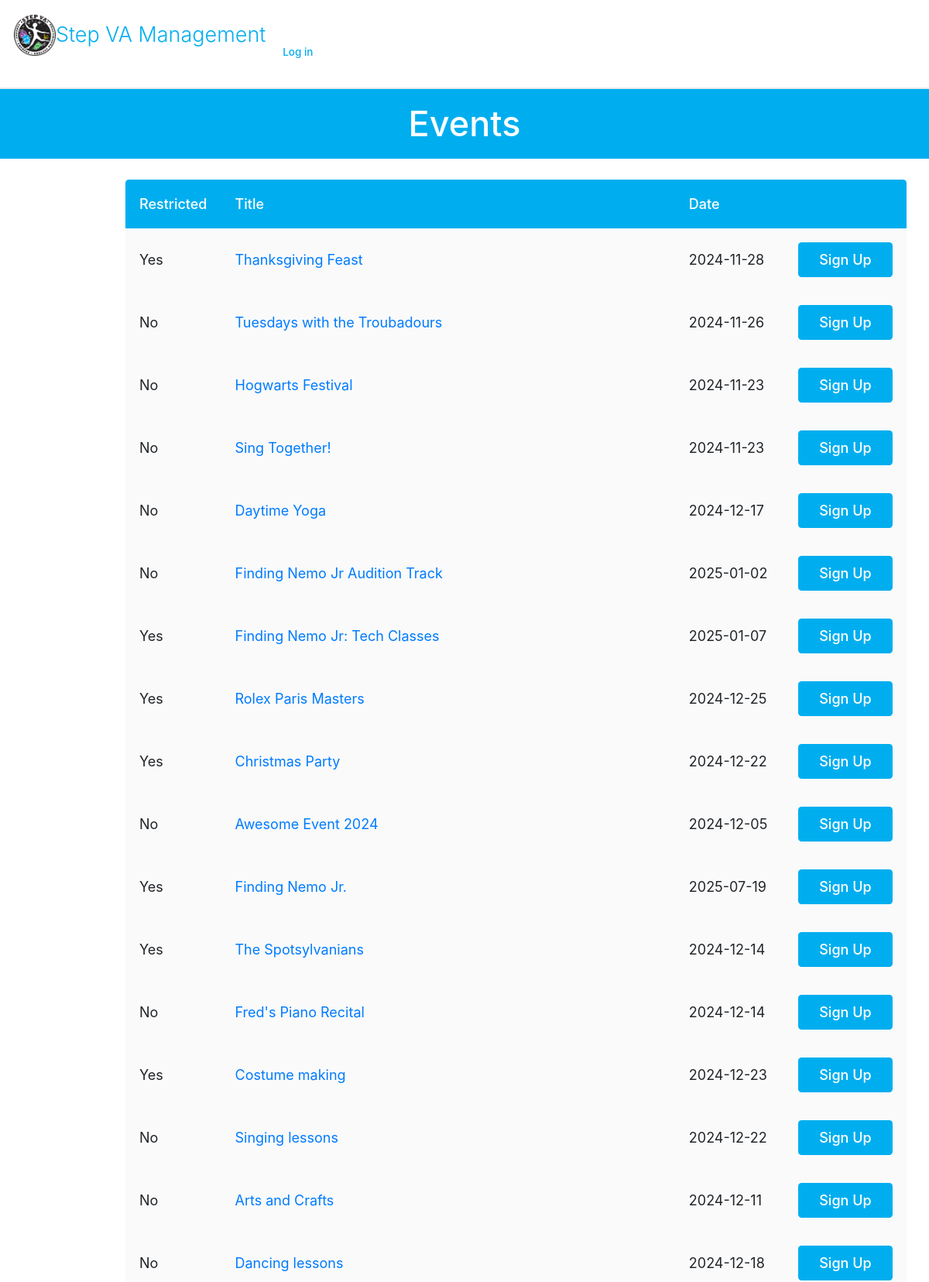
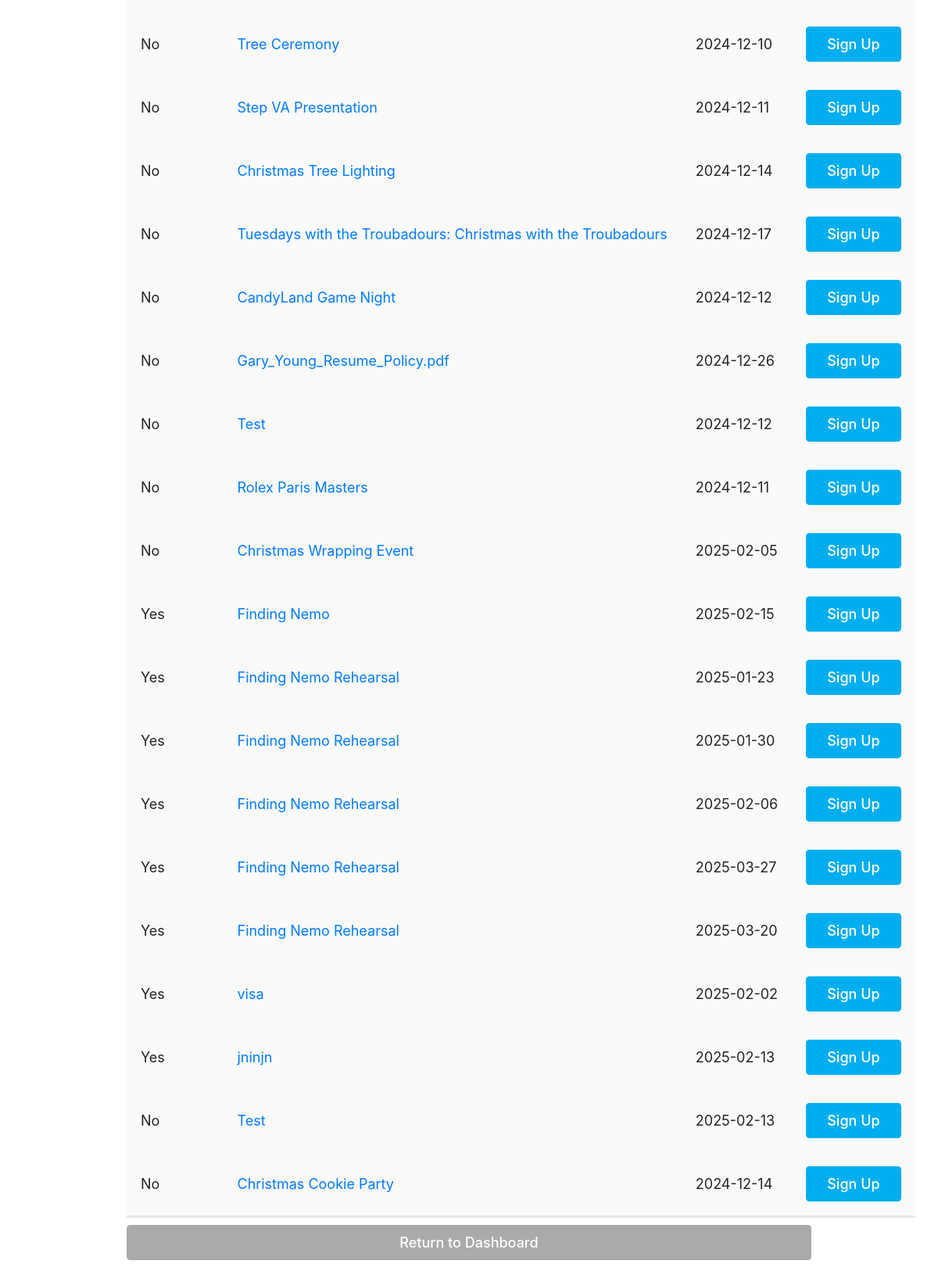
The page /adminViewingEvents.php on the database its author committed (2 pictures, top to bottom).
### tables this page shows
CREATE TABLE `dbevents` (
  `id` int(11) NOT NULL,
  `name` text NOT NULL,
  `date` char(10) NOT NULL,
  `startTime` char(5) NOT NULL,
  `endTime` char(5) NOT NULL,
  `description` text NOT NULL,
  `capacity` int(11) NOT NULL,
  `completed` text NOT NULL,
  `event_type` text NOT NULL,
  `restricted_signup` tinyint(1) NOT NULL,
  `location` text DEFAULT NULL
);

### database/dbEvents.php (called while the page is built, shortened)
<?php
include_once(dirname(__FILE__).'/../domain/Event.php');
function make_an_event($result_row) {
    $theEvent = new Event(
                    $result_row['id'],
                    $result_row['name'],
                    date: $result_row['date'],
                    startTime: $result_row['startTime'],
                    endTime: $result_row['endTime'],
                    description: $result_row['description'],
                    capacity: $result_row['capacity'],
                    completed: $result_row['completed'],
                    event_type: $result_row['event_type'],
                    restricted_signup: $result_row['restricted_signup']
                );
    return $theEvent;
}
function get_all_events() {
    $con=connect();
    $query = "SELECT * FROM dbevents" .
            " ORDER BY completed";
    $result = mysqli_query($con,$query);
    $theEvents = array();
    while ($result_row = mysqli_fetch_assoc($result)) {
        $theEvent = make_an_event($result_row);
        $theEvents[] = $theEvent;
    }
    return $theEvents;
 }

### domain/Event.php (called while the page is built, shortened)
<?php
class Event {
    private $id;
    private $name;
    private $date;
    private $restricted_signup;
    function __construct($id, $name, $date, $startTime, $endTime, $description, $capacity, $completed, $event_type, $restricted_signup) {
        $this->id = $id;
        $this->name = $name;
        $this->date = $date;
        $this->restricted_signup = $restricted_signup;
    }
    function getID() {
        return $this->id;
    }
    function getName() {
        return $this->name;
    }
    function getDate() {
        return $this->date;
    }
    function getRestrictedSignup() {
        return $this->restricted_signup;
    }
}

### adminViewingEvents.php (the view, shortened to what this page needs)
<?php
    $accessLevel = 0;
    include 'database/dbEvents.php';
?>
<!DOCTYPE html>
<html>
    <head>
        <?php require_once('universal.inc') ?>
        <link rel="stylesheet" href="css/messages.css"></link>
    </head>
    <body>
        <?php require_once('header.php') ?>
        <?php require_once('database/dbEvents.php');?>
        <h1>Events</h1>
        <main class="general">
            <?php
                $events = get_all_events();
                if (sizeof(get_all_events()) > 0): ?>
                <div class="table-wrapper">
                    <table class="general">
                        <thead>
                            <tr>
                                <th style="width:1px">Restricted</th>
                                <th>Title</th>
                                <th style="width:1px">Date</th>
                                <th style="width:1px"></th>
                            </tr>
                        </thead>
                        <tbody class="standout">
                            <?php
                                foreach ($events as $event) {
                                    $eventID = $event->getID();
                                    $title = $event->getName();
                                    $date = $event->getDate();
                                    $restricted_signup = $event->getRestrictedSignup();
                                    if ($restricted_signup == 0) {
                                        $restricted_signup = "No";
                                    } else {
                                        $restricted_signup = "Yes";
                                    }
                                    if($accessLevel < 3) {
                                        echo "
                                        <tr data-event-id='$eventID'>
                                            <td>$restricted_signup</td>
                                            <td><a href='event.php?id=$eventID'>$title</a></td>
                                            <td>$date</td>
                                            <td><a class='button sign-up' href='eventSignUp.php'>Sign Up</a></td>
                                        </tr>";
                                    }
                                }
                            ?>
                        </tbody>
                    </table>
                </div>
                <?php else: ?>
                <p class="no-events standout">There are currently no events available to view.<a class="button add" href="addEvent.php">Create a New Event</a> </p>
            <?php endif ?>
            <a class="button cancel" href="index.php">Return to Dashboard</a>
        </main>
    </body>
</html>

### universal.inc (shortened to what this page needs)
<link rel="stylesheet" href="css/base.css" type="text/css" />

### header.php (shortened to what this page needs)
<head>
    <link rel="stylesheet" href="https://stackpath.bootstrapcdn.com/bootstrap/4.5.2/css/bootstrap.min.css">
</head>
<header>
    <?PHP
    if (!isset($_SESSION['logged_in'])) {
        echo '
        <nav>
            <span id="nav-top">
                <span class="logo">
                    <img src="images/stepvalogo.png">
                    <span id="vms-logo"> Step VA Management </span>
                </span>
                <img id="menu-toggle" src="images/menu.png">
            </span>
            <ul>
                <li><a href="login.php">Log in</a></li>
            </ul>
        </nav>';
    } else if ($_SESSION['logged_in']) {
        $permission_array['index.php'] = 0;
        $permission_array['about.php'] = 0;
        $permission_array['apply.php'] = 0;
        $permission_array['logout.php'] = 0;
        $permission_array['register.php'] = 0;
        $permission_array['findanimal.php'] = 0;
        $permission_array['help.php'] = 1;
        $permission_array['dashboard.php'] = 1;
        $permission_array['calendar.php'] = 1;
        $permission_array['eventsearch.php'] = 1;
        $permission_array['changepassword.php'] = 1;
        $permission_array['editprofile.php'] = 1;
        $permission_array['inbox.php'] = 1;
        $permission_array['date.php'] = 1;
        $permission_array['event.php'] = 1;
        $permission_array['viewprofile.php'] = 1;
        $permission_array['viewnotification.php'] = 1;
        $permission_array['volunteerreport.php'] = 1;
        $permission_array['viewmyupcomingevents.php'] = 1;
        $permission_array['viewallevents.php'] = 0;
        $permission_array['reportsdash.php'] = 2;
        $permission_array['personsearch.php'] = 2;
        $permission_array['personedit.php'] = 0;
        $permission_array['viewschedule.php'] = 2;
        $permission_array['addweek.php'] = 2;
        $permission_array['log.php'] = 2;
        $permission_array['reports.php'] = 2;
        $permission_array['eventedit.php'] = 2;
        $permission_array['modifyuserrole.php'] = 2;
        $permission_array['addevent.php'] = 2;
        $permission_array['editevent.php'] = 2;
        $permission_array['roster.php'] = 2;
        $permission_array['report.php'] = 2;
        $permission_array['reportspage.php'] = 2;
        $permission_array['resetpassword.php'] = 2;
        $permission_array['addappointment.php'] = 2;
        $permission_array['addanimal.php'] = 2;
        $permission_array['addservice.php'] = 2;
        $permission_array['addlocation.php'] = 2;
        $permission_array['viewservice.php'] = 2;
        $permission_array['viewlocation.php'] = 2;
        $permission_array['viewarchived.php'] = 2;
        $permission_array['animal.php'] = 2;
        $permission_array['editanimal.php'] = 2;
        $permission_array['eventsuccess.php'] = 2;
        $permission_array['viewsignuplist.php'] = 2;
        $permission_array['vieweventsignups.php'] = 2;
        $permission_array['viewalleventsignups.php'] = 2;
        $permission_array['resources.php'] = 2;
        $permission_array['edithours.php'] = 2;
        $permission_array['eventlist.php'] = 1;
        $permission_array['eventsignup.php'] = 1;
        $permission_array['eventfailure.php'] = 1;
        $permission_array['signupsuccess.php'] = 1;
        $permission_array['edittimes.php'] = 1;
        $permission_array['adminviewingevents.php'] = 2;
        $permission_array['signuppending.php'] = 1;
        $permission_array['requestfailed.php'] = 1;
        $permission_array['settimes.php'] = 1;
        $permission_array['eventattendanceform.php'] = 2;
        $permission_array['eventfailurebaddeparturetime.php'] = 1;
        $permission_array['registeradmin.php'] = 2;
        $permission_array['viewvideos.php'] = 1;
        $current_page = strtolower(substr($_SERVER['PHP_SELF'], strrpos($_SERVER['PHP_SELF'], '/') + 1));
        $current_page = substr($current_page, strpos($current_page,"/"));
        if($permission_array[$current_page]>$_SESSION['access_level']){
            echo "<script type=\"text/javascript\">window.location = \"index.php\";</script>";
            die();
        }
        $path = strrev(substr(strrev($_SERVER['SCRIPT_NAME']), strpos(strrev($_SERVER['SCRIPT_NAME']), '/')));
		$venues = array("portland"=>"RMH Portland");
        echo('<nav>');
        echo('<span id="nav-top"><span class="logo"><a class="navbar-brand" href="' . $path . 'index.php"><img src="images/stepvalogo.png"></a>');
        echo('<a class="navbar-brand" id="vms-logo"> Step VA System </a></span><img id="menu-toggle" src="images/menu.png"></span>');
        echo('<ul>');
        echo('<li><a class="nav-link active" aria-current="page" href="' . $path . 'index.php">Home</a></li>');
        echo('<li class="nav-item dropdown">');
        echo('<a class="nav-link dropdown-toggle" id="navbarDropdown" role="button" data-toggle="dropdown" aria-haspopup="true" aria-expanded="false">Events</a>');
        echo('<div class="dropdown-menu" aria-labelledby="navbarDropdown">');
        echo('<a class="dropdown-item" href="' . $path . 'calendar.php">Calendar</a>');
        echo('<a class="dropdown-item" href="' . $path . 'inbox.php">Notifications</a>');
        if ($_SESSION['access_level'] >= 2) {
            echo('<a class="dropdown-item" href="' . $path . 'addevent.php">Add</a>');
            echo('<a class="dropdown-item" href="' . $path . 'viewAllEvents.php">View All</a>');
            echo('<a class="dropdown-item" href="' . $path . 'viewAllEventSignUps.php">Pending Sign-Ups</a>');
        }
        echo('</div>');
        echo('</li>');
        if ($_SESSION['access_level'] >= 2) {
        echo('<li class="nav-item dropdown">');
        echo('<a class="nav-link dropdown-toggle" id="navbarDropdown" role="button" data-toggle="dropdown" aria-haspopup="true" aria-expanded="false">Volunteers</a>');
        echo('<div class="dropdown-menu">');
        echo('<a class="dropdown-item" href="' . $path . 'personSearch.php">Search</a>
            <a class="dropdown-item" href="registerVolunteerBar.php">Add</a>');
        echo('</div>');
        echo('</li>');
        }
         if ($_SESSION['access_level'] <= 2) {
         echo('<li class="nav-item dropdown">');
         echo('<a class="nav-link dropdown-toggle" id="navbarDropdown" role="button" data-toggle="dropdown" aria-haspopup="true" aria-expanded="false">My Profile</a>');
         echo('<div class="dropdown-menu">');
         echo('<a class="dropdown-item" href="' . $path . 'viewProfile.php">View</a>');
         echo('<a class="dropdown-item" href="' . $path . 'editProfile.php">Edit</a>');
         }
         echo('</div>');
         echo('</li>');
        echo('<li class="nav-item dropdown">');
        echo('<a class="nav-link dropdown-toggle" id="navbarDropdown" role="button" data-toggle="dropdown" aria-haspopup="true" aria-expanded="false">Others</a>');
        echo('<div class="dropdown-menu">');
        if ($_SESSION['access_level'] <= 1) {
            echo('<a class="dropdown-item" href="' . $path . 'volunteerReport.php">View Hours</a>');
        }
        echo('<a class="dropdown-item" href="' . $path . 'changePassword.php">Change Password</a>');
        echo('<a class="dropdown-item" href="' . $path . 'resources.php">Upload Resources</a>');
        echo('</div>');
        echo('</li>');
        echo('<li><a class="nav-link active" aria-current="page" href="' . $path . 'logout.php">Log out</a></li>');
        echo '</ul></nav>';
    }
    ?>
</header>

### css/base.css (style rules this page uses)
html, body, header, main, footer, div, span, p, h1, h2, h3, h4, h5, h6, ul, ol, li, input, select, textarea, form, section, label, table, td, tr, th, form, fieldset, em, button, a { padding: 0; margin: 0; font-size: inherit; font-family: inherit; font-weight: inherit; text-decoration: none; font-style: normal; box-sizing: border-box; text-align: left; list-style-type: none; border-spacing: 0; }
:root { --page-background-color: #ffffff; --page-font-color: #333333; --inactive-font-color: #d0d0d0; --inactive-background-color: #f0f0f0; --standout-background: #fafafa; --happy-toast-background-color: #1a7024; --happy-toast-font-color: white; --info-toast-background-color: #2f2f2f; --info-toast-font-color: white; --error-toast-background-color: #701a1a; --error-toast-font-color: white; --shadow-and-border-color: #e8e8e8; --main-color: #00aeef; --accent-color: #39B54A; --secondary-accent-color: #a3e0f7; --calendar-event-color: #808080; --calendar-event-color-hover: var(--main-color); --calendar-today-border: 2px solid var(--secondary-accent-color); --button-font-color: white; --button-padding: 0.5rem 1.5rem; --button-border-radius: 0.25rem; --standard-border: 1px solid #333333; --light-border: 1px solid var(--shadow-and-border-color); --text-field-border: 2px solid #e8e8e8; --cancel-button-background-color: #aaa; --error-color: red; font-size: 18px; font-family: Montserrat; font-weight: 300; }
header { position: sticky; top: 0; left: 0; z-index: 10; }
body { background-color: var(--page-background-color); color: var(--page-font-color); font-family: Montserrat; }
nav { font-size: 2rem; display: flex; flex-direction: row; align-items: center; justify-content: center; padding-top: 1rem; padding-bottom: 1rem; font-weight: 300; }
header ul > li, header span { font-size: 0.75rem; list-style-type: none; }
nav { width: 100%; }
nav ul { display: inline-flex; flex-direction: row; gap: 1.5rem; }
nav img { height: 3rem; }
nav ul li a { color: var(--main-color); font-weight: 500; text-decoration: none; transition: color .3s; }
span.logo { display: inline-flex; flex-direction: row; align-items: center; margin-right: 1rem; margin-left: 1rem; }
nav { background-color: var(--page-background-color); border-bottom: 2px solid var(--shadow-and-border-color); max-width: 100vw; }
#vms-logo { color: var(--main-color); font-weight: 300; font-size: 1.5rem; }
main:not(.login):not(.calendar-view):not(.dashboard) { padding: 1rem; }
input[type=submit], button, .button { color: var(--button-font-color); background-color: var(--main-color); padding: var(--button-padding); border: none; border-radius: var(--button-border-radius); font-weight: 500; width: 100%; transition: background-color .3s; cursor: pointer; text-align: center; }
h1 { font-size: 1.5rem; font-weight: 500; margin-bottom: 2rem; background-color: var(--main-color); color: var(--page-background-color); width: 100%; text-align: center; padding: 1rem; }
.button { display: inline-block; }
button.cancel, a.cancel { background-color: var(--cancel-button-background-color); }
main.general, form.general { margin: 1rem; display: flex; flex-direction: column; gap: 0.5rem; }
table.general { width: 100%; padding-bottom: 1rem; }
table.general th:first-of-type { border-top-left-radius: .25rem; }
table.general th:last-of-type { border-top-right-radius: .25rem; }
table.general th { background-color: var(--main-color); color: var(--button-font-color); font-weight: 500; }
table.general th, table.general td { padding: 1rem; white-space: nowrap; }
.standout { border-bottom: 3px solid var(--shadow-and-border-color); padding: 1rem; background-color: var(--standout-background); }
@media only screen and (min-width: 1024px) { main.general, form.general { margin: 0rem 8rem 4rem 8rem; } }

### css/messages.css (style rules this page uses)
:root { --unread-message-background: #f1eadf; --message-body-border-color: #ddd; --priorityone-color:#4FFFB0; --prioritytwo-color:#F0E68C; --prioritythree-color:#fd5c63; }

### rows shown on the page
dbevents: restricted_signup "Yes", name "Thanksgiving Feast", date "2024-11-28"
dbevents: restricted_signup "No", name "Tuesdays with the Troubadours", date "2024-11-26"
dbevents: restricted_signup "No", name "Hogwarts Festival", date "2024-11-23"
dbevents: restricted_signup "No", name "Sing Together!", date "2024-11-23"
dbevents: restricted_signup "No", name "Daytime Yoga", date "2024-12-17"
dbevents: restricted_signup "No", name "Finding Nemo Jr Audition Track", date "2025-01-02"
dbevents: restricted_signup "Yes", name "Finding Nemo Jr: Tech Classes", date "2025-01-07"
dbevents: restricted_signup "Yes", name "Rolex Paris Masters", date "2024-12-25"
dbevents: restricted_signup "Yes", name "Christmas Party", date "2024-12-22"
dbevents: restricted_signup "No", name "Awesome Event 2024", date "2024-12-05"
dbevents: restricted_signup "Yes", name "Finding Nemo Jr.", date "2025-07-19"
dbevents: restricted_signup "Yes", name "The Spotsylvanians", date "2024-12-14"
dbevents: restricted_signup "No", name "Fred's Piano Recital", date "2024-12-14"
dbevents: restricted_signup "Yes", name "Costume making", date "2024-12-23"
dbevents: restricted_signup "No", name "Singing lessons", date "2024-12-22"
dbevents: restricted_signup "No", name "Arts and Crafts", date "2024-12-11"
dbevents: restricted_signup "No", name "Dancing lessons", date "2024-12-18"
dbevents: restricted_signup "No", name "Tree Ceremony", date "2024-12-10"
dbevents: restricted_signup "No", name "Step VA Presentation", date "2024-12-11"
dbevents: restricted_signup "No", name "Christmas Tree Lighting", date "2024-12-14"
dbevents: restricted_signup "No", name "Tuesdays with the Troubadours: Christmas with the Troubadours", date "2024-12-17"
dbevents: restricted_signup "No", name "CandyLand Game Night", date "2024-12-12"
dbevents: restricted_signup "No", name "Gary_Young_Resume_Policy.pdf", date "2024-12-26"
dbevents: restricted_signup "No", name "Test", date "2024-12-12"
dbevents: restricted_signup "No", name "Rolex Paris Masters", date "2024-12-11"
dbevents: restricted_signup "No", name "Christmas Wrapping Event", date "2025-02-05"
dbevents: restricted_signup "Yes", name "Finding Nemo", date "2025-02-15"
dbevents: restricted_signup "Yes", name "Finding Nemo Rehearsal", date "2025-01-23"
dbevents: restricted_signup "Yes", name "Finding Nemo Rehearsal", date "2025-01-30"
dbevents: restricted_signup "Yes", name "Finding Nemo Rehearsal", date "2025-02-06"
dbevents: restricted_signup "Yes", name "Finding Nemo Rehearsal", date "2025-03-27"
dbevents: restricted_signup "Yes", name "Finding Nemo Rehearsal", date "2025-03-20"
dbevents: restricted_signup "Yes", name "visa", date "2025-02-02"
dbevents: restricted_signup "Yes", name "jninjn", date "2025-02-13"
dbevents: restricted_signup "No", name "Test", date "2025-02-13"
dbevents: restricted_signup "No", name "Christmas Cookie Party", date "2024-12-14"
